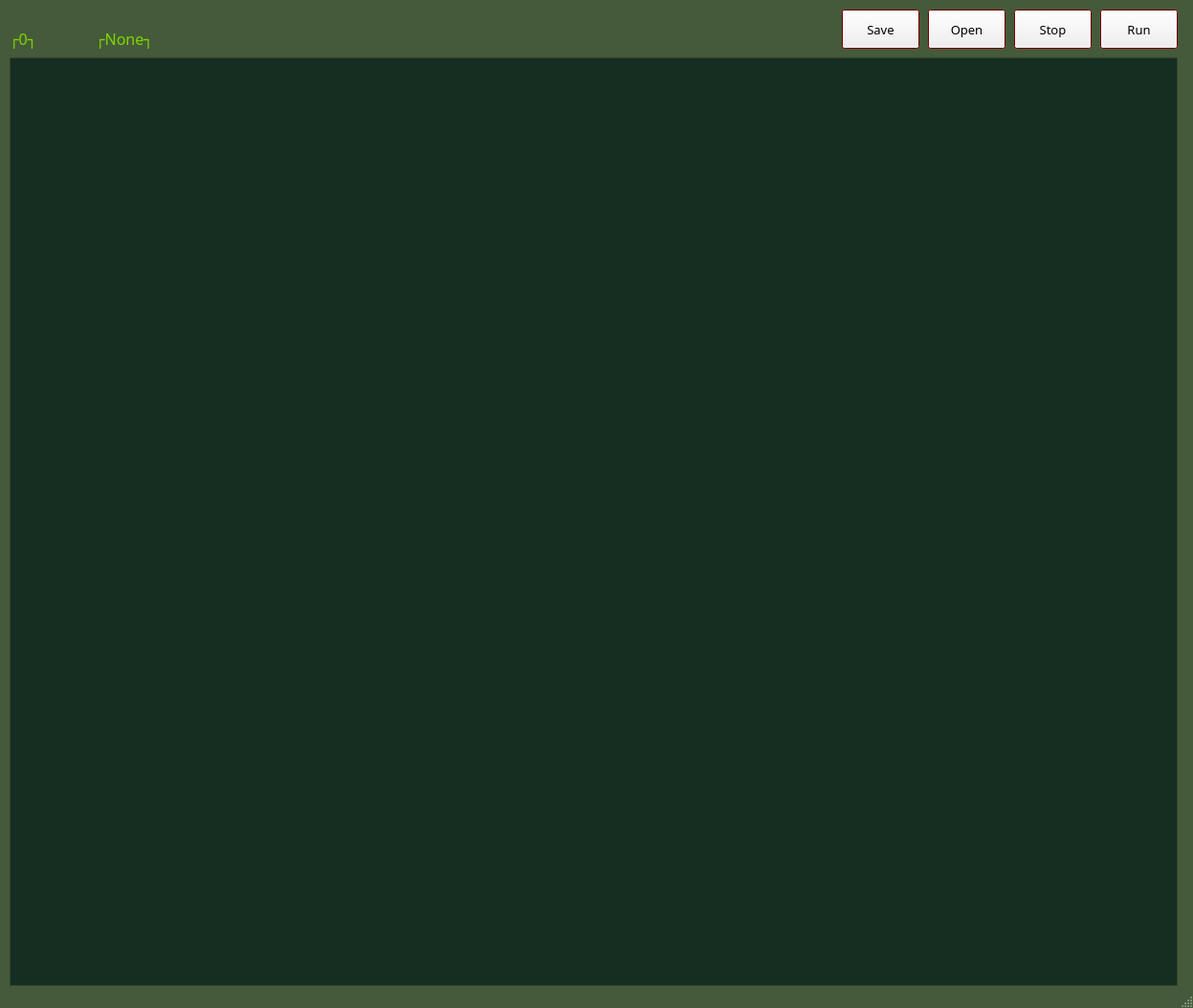
<?xml version="1.0" encoding="UTF-8"?>
<ui version="4.0">
 <class>MainWindow</class>
 <widget class="QMainWindow" name="MainWindow">
  <property name="geometry">
   <rect>
    <x>0</x>
    <y>0</y>
    <width>1247</width>
    <height>1054</height>
   </rect>
  </property>
  <property name="sizePolicy">
   <sizepolicy hsizetype="Expanding" vsizetype="Expanding">
    <horstretch>0</horstretch>
    <verstretch>0</verstretch>
   </sizepolicy>
  </property>
  <property name="palette">
   <palette>
    <active>
     <colorrole role="Base">
      <brush brushstyle="SolidPattern">
       <color alpha="255">
        <red>255</red>
        <green>255</green>
        <blue>255</blue>
       </color>
      </brush>
     </colorrole>
     <colorrole role="Window">
      <brush brushstyle="SolidPattern">
       <color alpha="255">
        <red>68</red>
        <green>90</green>
        <blue>58</blue>
       </color>
      </brush>
     </colorrole>
    </active>
    <inactive>
     <colorrole role="Base">
      <brush brushstyle="SolidPattern">
       <color alpha="255">
        <red>255</red>
        <green>255</green>
        <blue>255</blue>
       </color>
      </brush>
     </colorrole>
     <colorrole role="Window">
      <brush brushstyle="SolidPattern">
       <color alpha="255">
        <red>68</red>
        <green>90</green>
        <blue>58</blue>
       </color>
      </brush>
     </colorrole>
    </inactive>
    <disabled>
     <colorrole role="Base">
      <brush brushstyle="SolidPattern">
       <color alpha="255">
        <red>68</red>
        <green>90</green>
        <blue>58</blue>
       </color>
      </brush>
     </colorrole>
     <colorrole role="Window">
      <brush brushstyle="SolidPattern">
       <color alpha="255">
        <red>68</red>
        <green>90</green>
        <blue>58</blue>
       </color>
      </brush>
     </colorrole>
    </disabled>
   </palette>
  </property>
  <property name="windowTitle">
   <string>MainWindow</string>
  </property>
  <property name="windowOpacity">
   <double>0.850000000000000</double>
  </property>
  <widget class="QWidget" name="centralwidget">
   <property name="sizePolicy">
    <sizepolicy hsizetype="Expanding" vsizetype="Expanding">
     <horstretch>0</horstretch>
     <verstretch>0</verstretch>
    </sizepolicy>
   </property>
   <widget class="QPushButton" name="pushButton_2">
    <property name="geometry">
     <rect>
      <x>1060</x>
      <y>10</y>
      <width>81</width>
      <height>41</height>
     </rect>
    </property>
    <property name="palette">
     <palette>
      <active>
       <colorrole role="WindowText">
        <brush brushstyle="SolidPattern">
         <color alpha="255">
          <red>0</red>
          <green>0</green>
          <blue>0</blue>
         </color>
        </brush>
       </colorrole>
       <colorrole role="Dark">
        <brush brushstyle="SolidPattern">
         <color alpha="255">
          <red>0</red>
          <green>255</green>
          <blue>0</blue>
         </color>
        </brush>
       </colorrole>
       <colorrole role="Mid">
        <brush brushstyle="SolidPattern">
         <color alpha="255">
          <red>0</red>
          <green>255</green>
          <blue>127</blue>
         </color>
        </brush>
       </colorrole>
       <colorrole role="Text">
        <brush brushstyle="SolidPattern">
         <color alpha="255">
          <red>0</red>
          <green>0</green>
          <blue>0</blue>
         </color>
        </brush>
       </colorrole>
       <colorrole role="ButtonText">
        <brush brushstyle="SolidPattern">
         <color alpha="255">
          <red>0</red>
          <green>0</green>
          <blue>0</blue>
         </color>
        </brush>
       </colorrole>
       <colorrole role="Base">
        <brush brushstyle="SolidPattern">
         <color alpha="255">
          <red>85</red>
          <green>255</green>
          <blue>127</blue>
         </color>
        </brush>
       </colorrole>
       <colorrole role="Window">
        <brush brushstyle="SolidPattern">
         <color alpha="255">
          <red>170</red>
          <green>0</green>
          <blue>0</blue>
         </color>
        </brush>
       </colorrole>
       <colorrole role="Shadow">
        <brush brushstyle="SolidPattern">
         <color alpha="255">
          <red>85</red>
          <green>255</green>
          <blue>0</blue>
         </color>
        </brush>
       </colorrole>
      </active>
      <inactive>
       <colorrole role="WindowText">
        <brush brushstyle="SolidPattern">
         <color alpha="255">
          <red>0</red>
          <green>0</green>
          <blue>0</blue>
         </color>
        </brush>
       </colorrole>
       <colorrole role="Dark">
        <brush brushstyle="SolidPattern">
         <color alpha="255">
          <red>0</red>
          <green>255</green>
          <blue>0</blue>
         </color>
        </brush>
       </colorrole>
       <colorrole role="Mid">
        <brush brushstyle="SolidPattern">
         <color alpha="255">
          <red>0</red>
          <green>255</green>
          <blue>127</blue>
         </color>
        </brush>
       </colorrole>
       <colorrole role="Text">
        <brush brushstyle="SolidPattern">
         <color alpha="255">
          <red>0</red>
          <green>0</green>
          <blue>0</blue>
         </color>
        </brush>
       </colorrole>
       <colorrole role="ButtonText">
        <brush brushstyle="SolidPattern">
         <color alpha="255">
          <red>0</red>
          <green>0</green>
          <blue>0</blue>
         </color>
        </brush>
       </colorrole>
       <colorrole role="Base">
        <brush brushstyle="SolidPattern">
         <color alpha="255">
          <red>85</red>
          <green>255</green>
          <blue>127</blue>
         </color>
        </brush>
       </colorrole>
       <colorrole role="Window">
        <brush brushstyle="SolidPattern">
         <color alpha="255">
          <red>170</red>
          <green>0</green>
          <blue>0</blue>
         </color>
        </brush>
       </colorrole>
       <colorrole role="Shadow">
        <brush brushstyle="SolidPattern">
         <color alpha="255">
          <red>85</red>
          <green>255</green>
          <blue>0</blue>
         </color>
        </brush>
       </colorrole>
      </inactive>
      <disabled>
       <colorrole role="WindowText">
        <brush brushstyle="SolidPattern">
         <color alpha="255">
          <red>0</red>
          <green>255</green>
          <blue>0</blue>
         </color>
        </brush>
       </colorrole>
       <colorrole role="Dark">
        <brush brushstyle="SolidPattern">
         <color alpha="255">
          <red>0</red>
          <green>255</green>
          <blue>0</blue>
         </color>
        </brush>
       </colorrole>
       <colorrole role="Mid">
        <brush brushstyle="SolidPattern">
         <color alpha="255">
          <red>0</red>
          <green>255</green>
          <blue>127</blue>
         </color>
        </brush>
       </colorrole>
       <colorrole role="Text">
        <brush brushstyle="SolidPattern">
         <color alpha="255">
          <red>0</red>
          <green>255</green>
          <blue>0</blue>
         </color>
        </brush>
       </colorrole>
       <colorrole role="ButtonText">
        <brush brushstyle="SolidPattern">
         <color alpha="255">
          <red>0</red>
          <green>255</green>
          <blue>0</blue>
         </color>
        </brush>
       </colorrole>
       <colorrole role="Base">
        <brush brushstyle="SolidPattern">
         <color alpha="255">
          <red>170</red>
          <green>0</green>
          <blue>0</blue>
         </color>
        </brush>
       </colorrole>
       <colorrole role="Window">
        <brush brushstyle="SolidPattern">
         <color alpha="255">
          <red>170</red>
          <green>0</green>
          <blue>0</blue>
         </color>
        </brush>
       </colorrole>
       <colorrole role="Shadow">
        <brush brushstyle="SolidPattern">
         <color alpha="255">
          <red>85</red>
          <green>255</green>
          <blue>0</blue>
         </color>
        </brush>
       </colorrole>
      </disabled>
     </palette>
    </property>
    <property name="font">
     <font>
      <family>OCR A Extended</family>
      <pointsize>10</pointsize>
     </font>
    </property>
    <property name="text">
     <string>Stop</string>
    </property>
   </widget>
   <widget class="QPushButton" name="pushButton">
    <property name="geometry">
     <rect>
      <x>1150</x>
      <y>10</y>
      <width>81</width>
      <height>41</height>
     </rect>
    </property>
    <property name="palette">
     <palette>
      <active>
       <colorrole role="WindowText">
        <brush brushstyle="SolidPattern">
         <color alpha="255">
          <red>0</red>
          <green>0</green>
          <blue>0</blue>
         </color>
        </brush>
       </colorrole>
       <colorrole role="Dark">
        <brush brushstyle="SolidPattern">
         <color alpha="255">
          <red>0</red>
          <green>255</green>
          <blue>0</blue>
         </color>
        </brush>
       </colorrole>
       <colorrole role="Mid">
        <brush brushstyle="SolidPattern">
         <color alpha="255">
          <red>0</red>
          <green>255</green>
          <blue>127</blue>
         </color>
        </brush>
       </colorrole>
       <colorrole role="Text">
        <brush brushstyle="SolidPattern">
         <color alpha="255">
          <red>0</red>
          <green>0</green>
          <blue>0</blue>
         </color>
        </brush>
       </colorrole>
       <colorrole role="ButtonText">
        <brush brushstyle="SolidPattern">
         <color alpha="255">
          <red>0</red>
          <green>0</green>
          <blue>0</blue>
         </color>
        </brush>
       </colorrole>
       <colorrole role="Base">
        <brush brushstyle="SolidPattern">
         <color alpha="255">
          <red>85</red>
          <green>255</green>
          <blue>127</blue>
         </color>
        </brush>
       </colorrole>
       <colorrole role="Window">
        <brush brushstyle="SolidPattern">
         <color alpha="255">
          <red>170</red>
          <green>0</green>
          <blue>0</blue>
         </color>
        </brush>
       </colorrole>
       <colorrole role="Shadow">
        <brush brushstyle="SolidPattern">
         <color alpha="255">
          <red>85</red>
          <green>255</green>
          <blue>0</blue>
         </color>
        </brush>
       </colorrole>
      </active>
      <inactive>
       <colorrole role="WindowText">
        <brush brushstyle="SolidPattern">
         <color alpha="255">
          <red>0</red>
          <green>0</green>
          <blue>0</blue>
         </color>
        </brush>
       </colorrole>
       <colorrole role="Dark">
        <brush brushstyle="SolidPattern">
         <color alpha="255">
          <red>0</red>
          <green>255</green>
          <blue>0</blue>
         </color>
        </brush>
       </colorrole>
       <colorrole role="Mid">
        <brush brushstyle="SolidPattern">
         <color alpha="255">
          <red>0</red>
          <green>255</green>
          <blue>127</blue>
         </color>
        </brush>
       </colorrole>
       <colorrole role="Text">
        <brush brushstyle="SolidPattern">
         <color alpha="255">
          <red>0</red>
          <green>0</green>
          <blue>0</blue>
         </color>
        </brush>
       </colorrole>
       <colorrole role="ButtonText">
        <brush brushstyle="SolidPattern">
         <color alpha="255">
          <red>0</red>
          <green>0</green>
          <blue>0</blue>
         </color>
        </brush>
       </colorrole>
       <colorrole role="Base">
        <brush brushstyle="SolidPattern">
         <color alpha="255">
          <red>85</red>
          <green>255</green>
          <blue>127</blue>
         </color>
        </brush>
       </colorrole>
       <colorrole role="Window">
        <brush brushstyle="SolidPattern">
         <color alpha="255">
          <red>170</red>
          <green>0</green>
          <blue>0</blue>
         </color>
        </brush>
       </colorrole>
       <colorrole role="Shadow">
        <brush brushstyle="SolidPattern">
         <color alpha="255">
          <red>85</red>
          <green>255</green>
          <blue>0</blue>
         </color>
        </brush>
       </colorrole>
      </inactive>
      <disabled>
       <colorrole role="WindowText">
        <brush brushstyle="SolidPattern">
         <color alpha="255">
          <red>0</red>
          <green>255</green>
          <blue>0</blue>
         </color>
        </brush>
       </colorrole>
       <colorrole role="Dark">
        <brush brushstyle="SolidPattern">
         <color alpha="255">
          <red>0</red>
          <green>255</green>
          <blue>0</blue>
         </color>
        </brush>
       </colorrole>
       <colorrole role="Mid">
        <brush brushstyle="SolidPattern">
         <color alpha="255">
          <red>0</red>
          <green>255</green>
          <blue>127</blue>
         </color>
        </brush>
       </colorrole>
       <colorrole role="Text">
        <brush brushstyle="SolidPattern">
         <color alpha="255">
          <red>0</red>
          <green>255</green>
          <blue>0</blue>
         </color>
        </brush>
       </colorrole>
       <colorrole role="ButtonText">
        <brush brushstyle="SolidPattern">
         <color alpha="255">
          <red>0</red>
          <green>255</green>
          <blue>0</blue>
         </color>
        </brush>
       </colorrole>
       <colorrole role="Base">
        <brush brushstyle="SolidPattern">
         <color alpha="255">
          <red>170</red>
          <green>0</green>
          <blue>0</blue>
         </color>
        </brush>
       </colorrole>
       <colorrole role="Window">
        <brush brushstyle="SolidPattern">
         <color alpha="255">
          <red>170</red>
          <green>0</green>
          <blue>0</blue>
         </color>
        </brush>
       </colorrole>
       <colorrole role="Shadow">
        <brush brushstyle="SolidPattern">
         <color alpha="255">
          <red>85</red>
          <green>255</green>
          <blue>0</blue>
         </color>
        </brush>
       </colorrole>
      </disabled>
     </palette>
    </property>
    <property name="font">
     <font>
      <family>OCR A Extended</family>
      <pointsize>10</pointsize>
     </font>
    </property>
    <property name="text">
     <string>Run</string>
    </property>
   </widget>
   <widget class="QLabel" name="label">
    <property name="geometry">
     <rect>
      <x>100</x>
      <y>20</y>
      <width>371</width>
      <height>41</height>
     </rect>
    </property>
    <property name="palette">
     <palette>
      <active>
       <colorrole role="WindowText">
        <brush brushstyle="SolidPattern">
         <color alpha="255">
          <red>128</red>
          <green>213</green>
          <blue>0</blue>
         </color>
        </brush>
       </colorrole>
       <colorrole role="Text">
        <brush brushstyle="SolidPattern">
         <color alpha="255">
          <red>0</red>
          <green>0</green>
          <blue>0</blue>
         </color>
        </brush>
       </colorrole>
      </active>
      <inactive>
       <colorrole role="WindowText">
        <brush brushstyle="SolidPattern">
         <color alpha="255">
          <red>128</red>
          <green>213</green>
          <blue>0</blue>
         </color>
        </brush>
       </colorrole>
       <colorrole role="Text">
        <brush brushstyle="SolidPattern">
         <color alpha="255">
          <red>0</red>
          <green>0</green>
          <blue>0</blue>
         </color>
        </brush>
       </colorrole>
      </inactive>
      <disabled>
       <colorrole role="WindowText">
        <brush brushstyle="SolidPattern">
         <color alpha="255">
          <red>120</red>
          <green>120</green>
          <blue>120</blue>
         </color>
        </brush>
       </colorrole>
       <colorrole role="Text">
        <brush brushstyle="SolidPattern">
         <color alpha="255">
          <red>120</red>
          <green>120</green>
          <blue>120</blue>
         </color>
        </brush>
       </colorrole>
      </disabled>
     </palette>
    </property>
    <property name="font">
     <font>
      <family>OCR A Extended</family>
      <pointsize>12</pointsize>
     </font>
    </property>
    <property name="text">
     <string>┌None┐</string>
    </property>
   </widget>
   <widget class="QPlainTextEdit" name="textEdit">
    <property name="geometry">
     <rect>
      <x>10</x>
      <y>60</y>
      <width>1221</width>
      <height>971</height>
     </rect>
    </property>
    <property name="palette">
     <palette>
      <active>
       <colorrole role="Text">
        <brush brushstyle="SolidPattern">
         <color alpha="255">
          <red>149</red>
          <green>255</green>
          <blue>0</blue>
         </color>
        </brush>
       </colorrole>
       <colorrole role="Base">
        <brush brushstyle="SolidPattern">
         <color alpha="255">
          <red>22</red>
          <green>46</green>
          <blue>34</blue>
         </color>
        </brush>
       </colorrole>
      </active>
      <inactive>
       <colorrole role="Text">
        <brush brushstyle="SolidPattern">
         <color alpha="255">
          <red>149</red>
          <green>255</green>
          <blue>0</blue>
         </color>
        </brush>
       </colorrole>
       <colorrole role="Base">
        <brush brushstyle="SolidPattern">
         <color alpha="255">
          <red>22</red>
          <green>46</green>
          <blue>34</blue>
         </color>
        </brush>
       </colorrole>
      </inactive>
      <disabled>
       <colorrole role="Text">
        <brush brushstyle="SolidPattern">
         <color alpha="255">
          <red>120</red>
          <green>120</green>
          <blue>120</blue>
         </color>
        </brush>
       </colorrole>
       <colorrole role="Base">
        <brush brushstyle="SolidPattern">
         <color alpha="255">
          <red>68</red>
          <green>90</green>
          <blue>58</blue>
         </color>
        </brush>
       </colorrole>
      </disabled>
     </palette>
    </property>
    <property name="font">
     <font>
      <family>OCR A Extended</family>
      <pointsize>12</pointsize>
     </font>
    </property>
    <property name="placeholderText">
     <string>&lt;HERE EMPTY&gt;</string>
    </property>
   </widget>
   <widget class="QPushButton" name="pushButton_3">
    <property name="geometry">
     <rect>
      <x>970</x>
      <y>10</y>
      <width>81</width>
      <height>41</height>
     </rect>
    </property>
    <property name="palette">
     <palette>
      <active>
       <colorrole role="WindowText">
        <brush brushstyle="SolidPattern">
         <color alpha="255">
          <red>0</red>
          <green>0</green>
          <blue>0</blue>
         </color>
        </brush>
       </colorrole>
       <colorrole role="Dark">
        <brush brushstyle="SolidPattern">
         <color alpha="255">
          <red>0</red>
          <green>255</green>
          <blue>0</blue>
         </color>
        </brush>
       </colorrole>
       <colorrole role="Mid">
        <brush brushstyle="SolidPattern">
         <color alpha="255">
          <red>0</red>
          <green>255</green>
          <blue>127</blue>
         </color>
        </brush>
       </colorrole>
       <colorrole role="Text">
        <brush brushstyle="SolidPattern">
         <color alpha="255">
          <red>0</red>
          <green>0</green>
          <blue>0</blue>
         </color>
        </brush>
       </colorrole>
       <colorrole role="ButtonText">
        <brush brushstyle="SolidPattern">
         <color alpha="255">
          <red>0</red>
          <green>0</green>
          <blue>0</blue>
         </color>
        </brush>
       </colorrole>
       <colorrole role="Base">
        <brush brushstyle="SolidPattern">
         <color alpha="255">
          <red>85</red>
          <green>255</green>
          <blue>127</blue>
         </color>
        </brush>
       </colorrole>
       <colorrole role="Window">
        <brush brushstyle="SolidPattern">
         <color alpha="255">
          <red>170</red>
          <green>0</green>
          <blue>0</blue>
         </color>
        </brush>
       </colorrole>
       <colorrole role="Shadow">
        <brush brushstyle="SolidPattern">
         <color alpha="255">
          <red>85</red>
          <green>255</green>
          <blue>0</blue>
         </color>
        </brush>
       </colorrole>
      </active>
      <inactive>
       <colorrole role="WindowText">
        <brush brushstyle="SolidPattern">
         <color alpha="255">
          <red>0</red>
          <green>0</green>
          <blue>0</blue>
         </color>
        </brush>
       </colorrole>
       <colorrole role="Dark">
        <brush brushstyle="SolidPattern">
         <color alpha="255">
          <red>0</red>
          <green>255</green>
          <blue>0</blue>
         </color>
        </brush>
       </colorrole>
       <colorrole role="Mid">
        <brush brushstyle="SolidPattern">
         <color alpha="255">
          <red>0</red>
          <green>255</green>
          <blue>127</blue>
         </color>
        </brush>
       </colorrole>
       <colorrole role="Text">
        <brush brushstyle="SolidPattern">
         <color alpha="255">
          <red>0</red>
          <green>0</green>
          <blue>0</blue>
         </color>
        </brush>
       </colorrole>
       <colorrole role="ButtonText">
        <brush brushstyle="SolidPattern">
         <color alpha="255">
          <red>0</red>
          <green>0</green>
          <blue>0</blue>
         </color>
        </brush>
       </colorrole>
       <colorrole role="Base">
        <brush brushstyle="SolidPattern">
         <color alpha="255">
          <red>85</red>
          <green>255</green>
          <blue>127</blue>
         </color>
        </brush>
       </colorrole>
       <colorrole role="Window">
        <brush brushstyle="SolidPattern">
         <color alpha="255">
          <red>170</red>
          <green>0</green>
          <blue>0</blue>
         </color>
        </brush>
       </colorrole>
       <colorrole role="Shadow">
        <brush brushstyle="SolidPattern">
         <color alpha="255">
          <red>85</red>
          <green>255</green>
          <blue>0</blue>
         </color>
        </brush>
       </colorrole>
      </inactive>
      <disabled>
       <colorrole role="WindowText">
        <brush brushstyle="SolidPattern">
         <color alpha="255">
          <red>0</red>
          <green>255</green>
          <blue>0</blue>
         </color>
        </brush>
       </colorrole>
       <colorrole role="Dark">
        <brush brushstyle="SolidPattern">
         <color alpha="255">
          <red>0</red>
          <green>255</green>
          <blue>0</blue>
         </color>
        </brush>
       </colorrole>
       <colorrole role="Mid">
        <brush brushstyle="SolidPattern">
         <color alpha="255">
          <red>0</red>
          <green>255</green>
          <blue>127</blue>
         </color>
        </brush>
       </colorrole>
       <colorrole role="Text">
        <brush brushstyle="SolidPattern">
         <color alpha="255">
          <red>0</red>
          <green>255</green>
          <blue>0</blue>
         </color>
        </brush>
       </colorrole>
       <colorrole role="ButtonText">
        <brush brushstyle="SolidPattern">
         <color alpha="255">
          <red>0</red>
          <green>255</green>
          <blue>0</blue>
         </color>
        </brush>
       </colorrole>
       <colorrole role="Base">
        <brush brushstyle="SolidPattern">
         <color alpha="255">
          <red>170</red>
          <green>0</green>
          <blue>0</blue>
         </color>
        </brush>
       </colorrole>
       <colorrole role="Window">
        <brush brushstyle="SolidPattern">
         <color alpha="255">
          <red>170</red>
          <green>0</green>
          <blue>0</blue>
         </color>
        </brush>
       </colorrole>
       <colorrole role="Shadow">
        <brush brushstyle="SolidPattern">
         <color alpha="255">
          <red>85</red>
          <green>255</green>
          <blue>0</blue>
         </color>
        </brush>
       </colorrole>
      </disabled>
     </palette>
    </property>
    <property name="font">
     <font>
      <family>OCR A Extended</family>
      <pointsize>10</pointsize>
     </font>
    </property>
    <property name="text">
     <string>Open</string>
    </property>
   </widget>
   <widget class="QPushButton" name="pushButton_4">
    <property name="geometry">
     <rect>
      <x>880</x>
      <y>10</y>
      <width>81</width>
      <height>41</height>
     </rect>
    </property>
    <property name="palette">
     <palette>
      <active>
       <colorrole role="WindowText">
        <brush brushstyle="SolidPattern">
         <color alpha="255">
          <red>0</red>
          <green>0</green>
          <blue>0</blue>
         </color>
        </brush>
       </colorrole>
       <colorrole role="Dark">
        <brush brushstyle="SolidPattern">
         <color alpha="255">
          <red>0</red>
          <green>255</green>
          <blue>0</blue>
         </color>
        </brush>
       </colorrole>
       <colorrole role="Mid">
        <brush brushstyle="SolidPattern">
         <color alpha="255">
          <red>0</red>
          <green>255</green>
          <blue>127</blue>
         </color>
        </brush>
       </colorrole>
       <colorrole role="Text">
        <brush brushstyle="SolidPattern">
         <color alpha="255">
          <red>0</red>
          <green>0</green>
          <blue>0</blue>
         </color>
        </brush>
       </colorrole>
       <colorrole role="ButtonText">
        <brush brushstyle="SolidPattern">
         <color alpha="255">
          <red>0</red>
          <green>0</green>
          <blue>0</blue>
         </color>
        </brush>
       </colorrole>
       <colorrole role="Base">
        <brush brushstyle="SolidPattern">
         <color alpha="255">
          <red>85</red>
          <green>255</green>
          <blue>127</blue>
         </color>
        </brush>
       </colorrole>
       <colorrole role="Window">
        <brush brushstyle="SolidPattern">
         <color alpha="255">
          <red>170</red>
          <green>0</green>
          <blue>0</blue>
         </color>
        </brush>
       </colorrole>
       <colorrole role="Shadow">
        <brush brushstyle="SolidPattern">
         <color alpha="255">
          <red>85</red>
          <green>255</green>
          <blue>0</blue>
         </color>
        </brush>
       </colorrole>
      </active>
      <inactive>
       <colorrole role="WindowText">
        <brush brushstyle="SolidPattern">
         <color alpha="255">
          <red>0</red>
          <green>0</green>
          <blue>0</blue>
         </color>
        </brush>
       </colorrole>
       <colorrole role="Dark">
        <brush brushstyle="SolidPattern">
         <color alpha="255">
          <red>0</red>
          <green>255</green>
          <blue>0</blue>
         </color>
        </brush>
       </colorrole>
       <colorrole role="Mid">
        <brush brushstyle="SolidPattern">
         <color alpha="255">
          <red>0</red>
          <green>255</green>
          <blue>127</blue>
         </color>
        </brush>
       </colorrole>
       <colorrole role="Text">
        <brush brushstyle="SolidPattern">
         <color alpha="255">
          <red>0</red>
          <green>0</green>
          <blue>0</blue>
         </color>
        </brush>
       </colorrole>
       <colorrole role="ButtonText">
        <brush brushstyle="SolidPattern">
         <color alpha="255">
          <red>0</red>
          <green>0</green>
          <blue>0</blue>
         </color>
        </brush>
       </colorrole>
       <colorrole role="Base">
        <brush brushstyle="SolidPattern">
         <color alpha="255">
          <red>85</red>
          <green>255</green>
          <blue>127</blue>
         </color>
        </brush>
       </colorrole>
       <colorrole role="Window">
        <brush brushstyle="SolidPattern">
         <color alpha="255">
          <red>170</red>
          <green>0</green>
          <blue>0</blue>
         </color>
        </brush>
       </colorrole>
       <colorrole role="Shadow">
        <brush brushstyle="SolidPattern">
         <color alpha="255">
          <red>85</red>
          <green>255</green>
          <blue>0</blue>
         </color>
        </brush>
       </colorrole>
      </inactive>
      <disabled>
       <colorrole role="WindowText">
        <brush brushstyle="SolidPattern">
         <color alpha="255">
          <red>0</red>
          <green>255</green>
          <blue>0</blue>
         </color>
        </brush>
       </colorrole>
       <colorrole role="Dark">
        <brush brushstyle="SolidPattern">
         <color alpha="255">
          <red>0</red>
          <green>255</green>
          <blue>0</blue>
         </color>
        </brush>
       </colorrole>
       <colorrole role="Mid">
        <brush brushstyle="SolidPattern">
         <color alpha="255">
          <red>0</red>
          <green>255</green>
          <blue>127</blue>
         </color>
        </brush>
       </colorrole>
       <colorrole role="Text">
        <brush brushstyle="SolidPattern">
         <color alpha="255">
          <red>0</red>
          <green>255</green>
          <blue>0</blue>
         </color>
        </brush>
       </colorrole>
       <colorrole role="ButtonText">
        <brush brushstyle="SolidPattern">
         <color alpha="255">
          <red>0</red>
          <green>255</green>
          <blue>0</blue>
         </color>
        </brush>
       </colorrole>
       <colorrole role="Base">
        <brush brushstyle="SolidPattern">
         <color alpha="255">
          <red>170</red>
          <green>0</green>
          <blue>0</blue>
         </color>
        </brush>
       </colorrole>
       <colorrole role="Window">
        <brush brushstyle="SolidPattern">
         <color alpha="255">
          <red>170</red>
          <green>0</green>
          <blue>0</blue>
         </color>
        </brush>
       </colorrole>
       <colorrole role="Shadow">
        <brush brushstyle="SolidPattern">
         <color alpha="255">
          <red>85</red>
          <green>255</green>
          <blue>0</blue>
         </color>
        </brush>
       </colorrole>
      </disabled>
     </palette>
    </property>
    <property name="font">
     <font>
      <family>OCR A Extended</family>
      <pointsize>10</pointsize>
     </font>
    </property>
    <property name="text">
     <string>Save</string>
    </property>
   </widget>
   <widget class="QLabel" name="label_2">
    <property name="geometry">
     <rect>
      <x>10</x>
      <y>20</y>
      <width>81</width>
      <height>41</height>
     </rect>
    </property>
    <property name="palette">
     <palette>
      <active>
       <colorrole role="WindowText">
        <brush brushstyle="SolidPattern">
         <color alpha="255">
          <red>128</red>
          <green>213</green>
          <blue>0</blue>
         </color>
        </brush>
       </colorrole>
       <colorrole role="Text">
        <brush brushstyle="SolidPattern">
         <color alpha="255">
          <red>0</red>
          <green>0</green>
          <blue>0</blue>
         </color>
        </brush>
       </colorrole>
      </active>
      <inactive>
       <colorrole role="WindowText">
        <brush brushstyle="SolidPattern">
         <color alpha="255">
          <red>128</red>
          <green>213</green>
          <blue>0</blue>
         </color>
        </brush>
       </colorrole>
       <colorrole role="Text">
        <brush brushstyle="SolidPattern">
         <color alpha="255">
          <red>0</red>
          <green>0</green>
          <blue>0</blue>
         </color>
        </brush>
       </colorrole>
      </inactive>
      <disabled>
       <colorrole role="WindowText">
        <brush brushstyle="SolidPattern">
         <color alpha="255">
          <red>120</red>
          <green>120</green>
          <blue>120</blue>
         </color>
        </brush>
       </colorrole>
       <colorrole role="Text">
        <brush brushstyle="SolidPattern">
         <color alpha="255">
          <red>120</red>
          <green>120</green>
          <blue>120</blue>
         </color>
        </brush>
       </colorrole>
      </disabled>
     </palette>
    </property>
    <property name="font">
     <font>
      <family>OCR A Extended</family>
      <pointsize>12</pointsize>
     </font>
    </property>
    <property name="text">
     <string>┌0┐</string>
    </property>
   </widget>
  </widget>
  <widget class="QMenuBar" name="menubar">
   <property name="geometry">
    <rect>
     <x>0</x>
     <y>0</y>
     <width>1247</width>
     <height>18</height>
    </rect>
   </property>
  </widget>
  <widget class="QStatusBar" name="statusbar"/>
 </widget>
 <resources/>
 <connections/>
</ui>
